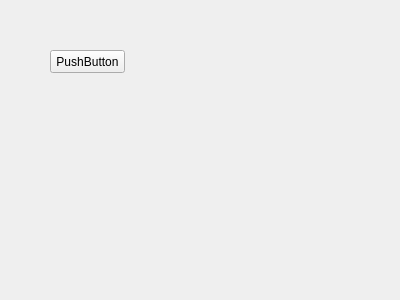
<?xml version="1.0" encoding="UTF-8"?>
<ui version="4.0">
 <class>Form</class>
 <widget class="QWidget" name="Form">
  <property name="geometry">
   <rect>
    <x>0</x>
    <y>0</y>
    <width>400</width>
    <height>300</height>
   </rect>
  </property>
  <property name="windowTitle">
   <string>Form</string>
  </property>
  <widget class="QPushButton" name="pushButton">
   <property name="geometry">
    <rect>
     <x>50</x>
     <y>50</y>
     <width>75</width>
     <height>23</height>
    </rect>
   </property>
   <property name="text">
    <string>PushButton</string>
   </property>
  </widget>
 </widget>
 <resources/>
 <connections/>
</ui>
